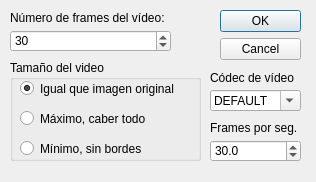
<?xml version="1.0" encoding="UTF-8"?>
<ui version="4.0">
 <class>rotaravideo</class>
 <widget class="QDialog" name="rotaravideo">
  <property name="geometry">
   <rect>
    <x>0</x>
    <y>0</y>
    <width>316</width>
    <height>182</height>
   </rect>
  </property>
  <property name="minimumSize">
   <size>
    <width>316</width>
    <height>182</height>
   </size>
  </property>
  <property name="maximumSize">
   <size>
    <width>316</width>
    <height>182</height>
   </size>
  </property>
  <property name="windowTitle">
   <string>Rotar imagen a vídeo...</string>
  </property>
  <property name="windowIcon">
   <iconset resource="recursos.qrc">
    <normaloff>:/imagenes/icono.png</normaloff>:/imagenes/icono.png</iconset>
  </property>
  <widget class="QDialogButtonBox" name="buttonBox">
   <property name="geometry">
    <rect>
     <x>220</x>
     <y>10</y>
     <width>81</width>
     <height>61</height>
    </rect>
   </property>
   <property name="orientation">
    <enum>Qt::Vertical</enum>
   </property>
   <property name="standardButtons">
    <set>QDialogButtonBox::Cancel|QDialogButtonBox::Ok</set>
   </property>
  </widget>
  <widget class="QLabel" name="label">
   <property name="geometry">
    <rect>
     <x>10</x>
     <y>10</y>
     <width>181</width>
     <height>16</height>
    </rect>
   </property>
   <property name="text">
    <string>Número de frames del vídeo:</string>
   </property>
  </widget>
  <widget class="QSpinBox" name="spinBox">
   <property name="geometry">
    <rect>
     <x>10</x>
     <y>30</y>
     <width>161</width>
     <height>22</height>
    </rect>
   </property>
   <property name="minimum">
    <number>1</number>
   </property>
   <property name="maximum">
    <number>10000</number>
   </property>
   <property name="value">
    <number>30</number>
   </property>
  </widget>
  <widget class="QGroupBox" name="groupBox">
   <property name="geometry">
    <rect>
     <x>10</x>
     <y>60</y>
     <width>191</width>
     <height>101</height>
    </rect>
   </property>
   <property name="title">
    <string>Tamaño del video</string>
   </property>
   <widget class="QRadioButton" name="radioButton">
    <property name="geometry">
     <rect>
      <x>10</x>
      <y>20</y>
      <width>181</width>
      <height>17</height>
     </rect>
    </property>
    <property name="text">
     <string>Igual que imagen original</string>
    </property>
    <property name="checked">
     <bool>true</bool>
    </property>
   </widget>
   <widget class="QRadioButton" name="radioButton_2">
    <property name="geometry">
     <rect>
      <x>10</x>
      <y>50</y>
      <width>141</width>
      <height>17</height>
     </rect>
    </property>
    <property name="text">
     <string>Máximo, caber todo</string>
    </property>
   </widget>
   <widget class="QRadioButton" name="radioButton_3">
    <property name="geometry">
     <rect>
      <x>10</x>
      <y>80</y>
      <width>141</width>
      <height>17</height>
     </rect>
    </property>
    <property name="text">
     <string>Mínimo, sin bordes</string>
    </property>
   </widget>
  </widget>
  <widget class="QComboBox" name="comboBox">
   <property name="geometry">
    <rect>
     <x>210</x>
     <y>90</y>
     <width>91</width>
     <height>21</height>
    </rect>
   </property>
   <property name="editable">
    <bool>true</bool>
   </property>
   <property name="currentText">
    <string>DEFAULT</string>
   </property>
   <property name="currentIndex">
    <number>0</number>
   </property>
   <item>
    <property name="text">
     <string>DEFAULT</string>
    </property>
   </item>
   <item>
    <property name="text">
     <string>MPEG</string>
    </property>
   </item>
   <item>
    <property name="text">
     <string>MJPG</string>
    </property>
   </item>
   <item>
    <property name="text">
     <string>PIM1</string>
    </property>
   </item>
   <item>
    <property name="text">
     <string>DIVX</string>
    </property>
   </item>
   <item>
    <property name="text">
     <string>XVID</string>
    </property>
   </item>
  </widget>
  <widget class="QLabel" name="label_2">
   <property name="geometry">
    <rect>
     <x>210</x>
     <y>70</y>
     <width>101</width>
     <height>16</height>
    </rect>
   </property>
   <property name="text">
    <string>Códec de vídeo</string>
   </property>
  </widget>
  <widget class="QLabel" name="label_3">
   <property name="geometry">
    <rect>
     <x>210</x>
     <y>120</y>
     <width>101</width>
     <height>16</height>
    </rect>
   </property>
   <property name="text">
    <string>Frames por seg.</string>
   </property>
  </widget>
  <widget class="QDoubleSpinBox" name="doubleSpinBox">
   <property name="geometry">
    <rect>
     <x>210</x>
     <y>140</y>
     <width>91</width>
     <height>22</height>
    </rect>
   </property>
   <property name="decimals">
    <number>1</number>
   </property>
   <property name="maximum">
    <double>200.000000000000000</double>
   </property>
   <property name="value">
    <double>30.000000000000000</double>
   </property>
  </widget>
 </widget>
 <resources>
  <include location="recursos.qrc"/>
 </resources>
 <connections>
  <connection>
   <sender>buttonBox</sender>
   <signal>accepted()</signal>
   <receiver>rotaravideo</receiver>
   <slot>accept()</slot>
   <hints>
    <hint type="sourcelabel">
     <x>248</x>
     <y>254</y>
    </hint>
    <hint type="destinationlabel">
     <x>157</x>
     <y>274</y>
    </hint>
   </hints>
  </connection>
  <connection>
   <sender>buttonBox</sender>
   <signal>rejected()</signal>
   <receiver>rotaravideo</receiver>
   <slot>reject()</slot>
   <hints>
    <hint type="sourcelabel">
     <x>316</x>
     <y>260</y>
    </hint>
    <hint type="destinationlabel">
     <x>286</x>
     <y>274</y>
    </hint>
   </hints>
  </connection>
 </connections>
</ui>
